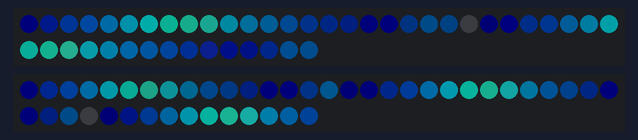
Bench run of a sketch on a simulated ESP8266 (NodeMCU). Parts: 2 × 45 RGB LEDs in strip order, left to right, continuing on the next row. Dim RGB values are drawn brighter than linear; random numbers use the default seed unless the sketch sets one.

Above: at 1.16 s.
At 19.87 s:
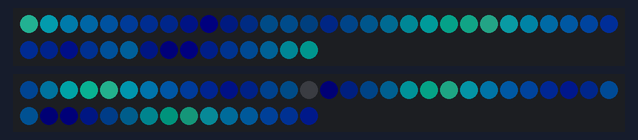
At 24.51 s:
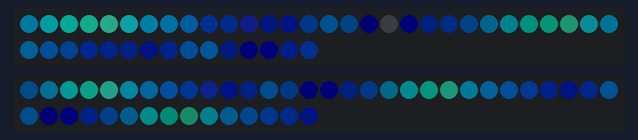
At 27.05 s:
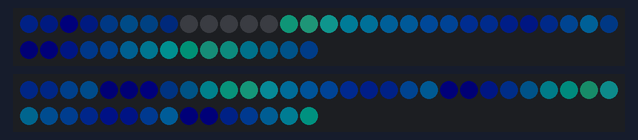
At 29.84 s:
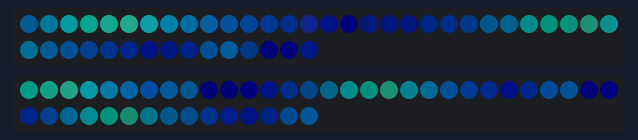
At 39.71 s:
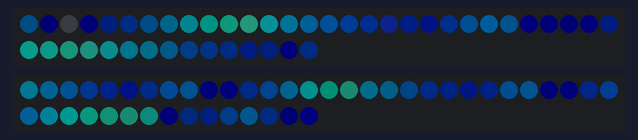

The sketch:

seaScapeTwo.ino
```cpp
#include <FastLED.h>

#define LED_PIN_LEFT    D2
#define LED_PIN_RIGHT   D4

#define NUM_LEDS        45
#define LED_TYPE        WS2812B
#define COLOR_ORDER     GRB

#define BRIGHTNESS      120

CRGB leftLEDs[NUM_LEDS];
CRGB rightLEDs[NUM_LEDS];

CRGBPalette16 tidePalette = CRGBPalette16(
  CRGB(0, 0, 8),
  CRGB(0, 10, 35),
  CRGB(0, 30, 70),
  CRGB(0, 70, 105),

  CRGB(0, 120, 125),
  CRGB(10, 150, 125),
  CRGB(30, 130, 105),
  CRGB(0, 95, 115),

  CRGB(0, 65, 100),
  CRGB(0, 40, 80),
  CRGB(0, 20, 55),
  CRGB(5, 10, 35),

  CRGB(0, 5, 20),
  CRGB(0, 15, 40),
  CRGB(0, 50, 80),
  CRGB(0, 0, 8)
);


// ----------------------------------------------------
// MAIN FLOW
// ----------------------------------------------------

float leftPosition  = 0;
float rightPosition = 0;

float leftSpeed  = 1.35;
float rightSpeed = 1.65;


// ----------------------------------------------------
// MOVING EDDY
// ----------------------------------------------------

struct Eddy {

  bool active;

  float startCenter;
  float center;

  float radius;
  float strength;

  float travelSpeed;

  int travelDirection;

  unsigned long startTime;
  unsigned long duration;
};


Eddy leftEddy;
Eddy rightEddy;

unsigned long nextLeftEddy  = 0;
unsigned long nextRightEddy = 0;


// ----------------------------------------------------
// START AN EDDY
// ----------------------------------------------------

void startEddy(Eddy &e) {

  e.active = true;

  // Begin somewhere away from extreme ends
  e.startCenter = random(5, NUM_LEDS - 5);
  e.center = e.startCenter;

  e.radius = random(6, 13);

  e.strength = random(30, 75);

  e.duration = random(2500, 5500);

  // Most disturbances travel upward,
  // but some travel downward.
  e.travelDirection =
      (random(100) < 65) ? 1 : -1;

  // LED positions per second
  e.travelSpeed =
      random(120, 350) / 100.0;

  e.startTime = millis();
}


// ----------------------------------------------------
// UPDATE EDDY POSITION
// ----------------------------------------------------

void updateEddy(Eddy &e) {

  if (!e.active)
    return;

  unsigned long elapsed =
      millis() - e.startTime;

  if (elapsed >= e.duration) {
    e.active = false;
    return;
  }

  float seconds =
      elapsed / 1000.0;

  e.center =
      e.startCenter +
      e.travelDirection *
      e.travelSpeed *
      seconds;
}


// ----------------------------------------------------
// EDDY DISTORTION
// ----------------------------------------------------

float eddyEffect(Eddy &e, int ledNumber) {

  if (!e.active)
    return 0;

  unsigned long elapsed =
      millis() - e.startTime;

  float life =
      (float)elapsed /
      (float)e.duration;

  if (life >= 1.0)
    return 0;


  // --------------------------------------------------
  // GROW AND FADE
  // --------------------------------------------------

  float envelope =
      sin(life * PI);


  // --------------------------------------------------
  // DISTANCE FROM MOVING CENTER
  // --------------------------------------------------

  float distance =
      abs((float)ledNumber - e.center);

  if (distance > e.radius)
    return 0;

  float spatial =
      1.0 - distance / e.radius;

  spatial *= spatial;


  // --------------------------------------------------
  // OPPOSITE DISPLACEMENT ABOVE / BELOW CENTER
  // --------------------------------------------------

  float side;

  if (ledNumber < e.center)
    side = -1.0;
  else
    side = 1.0;


  // --------------------------------------------------
  // INTERNAL ROTATION / CURL
  //
  // This oscillates during the life of the eddy.
  // --------------------------------------------------

  float curl =
      sin(
        life * PI * 4.0 +
        ledNumber * 0.32
      );


  // Basic distortion + smaller curling component
  float distortion =
      side * e.strength +
      curl * e.strength * 0.40;


  return distortion *
         spatial *
         envelope;
}


// ----------------------------------------------------
// SETUP
// ----------------------------------------------------

void setup() {

  delay(1000);

  FastLED.addLeds<LED_TYPE, LED_PIN_LEFT, COLOR_ORDER>
         (leftLEDs, NUM_LEDS);

  FastLED.addLeds<LED_TYPE, LED_PIN_RIGHT, COLOR_ORDER>
         (rightLEDs, NUM_LEDS);

  FastLED.setBrightness(BRIGHTNESS);

  FastLED.clear();
  FastLED.show();

  randomSeed(micros());

  leftEddy.active  = false;
  rightEddy.active = false;

  nextLeftEddy =
      millis() + random(1500, 5000);

  nextRightEddy =
      millis() + random(2500, 6500);
}


// ----------------------------------------------------
// LOOP
// ----------------------------------------------------

void loop() {

  unsigned long now = millis();


  // --------------------------------------------------
  // CREATE NEW MOVING DISTURBANCES
  // --------------------------------------------------

  if (!leftEddy.active &&
      now >= nextLeftEddy) {

    startEddy(leftEddy);

    nextLeftEddy =
        now + random(3000, 8500);
  }


  if (!rightEddy.active &&
      now >= nextRightEddy) {

    startEddy(rightEddy);

    nextRightEddy =
        now + random(3000, 8500);
  }


  // Move existing eddies
  updateEddy(leftEddy);
  updateEddy(rightEddy);


  // --------------------------------------------------
  // NORMAL BACKGROUND CURRENT
  // --------------------------------------------------

  leftPosition  += leftSpeed;
  rightPosition += rightSpeed;


  // --------------------------------------------------
  // DRAW BOTH LIGHT FIELDS
  // --------------------------------------------------

  for (int i = 0; i < NUM_LEDS; i++) {

    float leftDisturbance =
        eddyEffect(leftEddy, i);

    float rightDisturbance =
        eddyEffect(rightEddy, i);


    // ------------------------------------------------
    // LEFT SIDE
    // ------------------------------------------------

    uint8_t leftIndex =
        (uint8_t)(
          i * 11 +
          leftPosition +
          leftDisturbance
        );


    uint8_t leftBrightness =
        beatsin8(
          10,
          70,
          255,
          0,
          i * 8
        );


    leftLEDs[i] =
        ColorFromPalette(
          tidePalette,
          leftIndex,
          leftBrightness,
          LINEARBLEND
        );


    // ------------------------------------------------
    // RIGHT SIDE
    // ------------------------------------------------

    uint8_t rightIndex =
        (uint8_t)(
          i * 15 +
          rightPosition +
          rightDisturbance
        );


    uint8_t rightBrightness =
        beatsin8(
          12,
          60,
          255,
          0,
          i * 13
        );


    rightLEDs[i] =
        ColorFromPalette(
          tidePalette,
          rightIndex,
          rightBrightness,
          LINEARBLEND
        );
  }


  // --------------------------------------------------
  // SLOW WHOLE-SCULPTURE SWELL
  // --------------------------------------------------

  uint8_t overall =
      beatsin8(4, 180, 255);

  FastLED.setBrightness(
      scale8(BRIGHTNESS, overall)
  );


  FastLED.show();

  delay(20);
}
```
